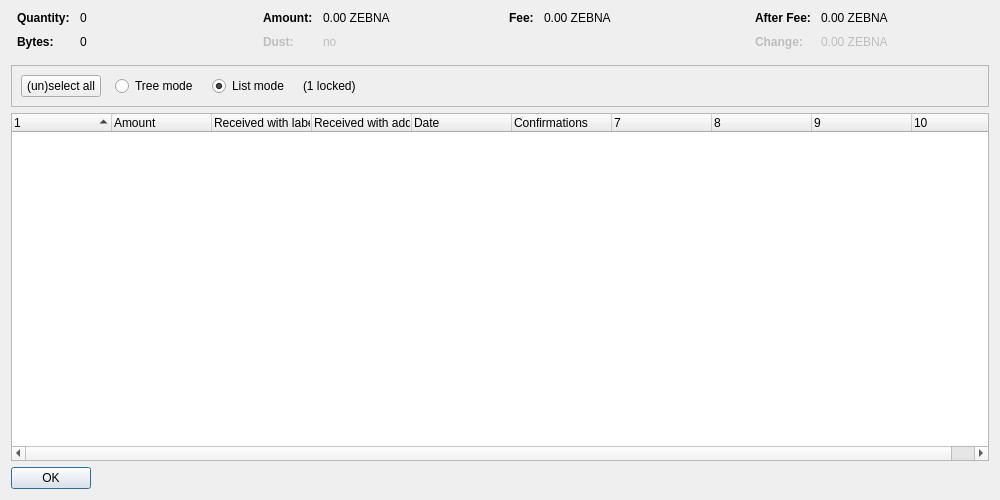
<?xml version="1.0" encoding="UTF-8"?>
<ui version="4.0">
 <class>CoinControlDialog</class>
 <widget class="QDialog" name="CoinControlDialog">
  <property name="geometry">
   <rect>
    <x>0</x>
    <y>0</y>
    <width>1000</width>
    <height>500</height>
   </rect>
  </property>
  <property name="windowTitle">
   <string>Coin Selection</string>
  </property>
  <layout class="QVBoxLayout" name="verticalLayout">
   <item>
    <layout class="QHBoxLayout" name="horizontalLayoutTop" stretch="0,0,0,0">
     <property name="topMargin">
      <number>0</number>
     </property>
     <property name="bottomMargin">
      <number>10</number>
     </property>
     <item>
      <layout class="QFormLayout" name="formLayoutCoinControl1">
       <property name="horizontalSpacing">
        <number>10</number>
       </property>
       <property name="verticalSpacing">
        <number>10</number>
       </property>
       <property name="leftMargin">
        <number>6</number>
       </property>
       <property name="rightMargin">
        <number>6</number>
       </property>
       <item row="0" column="0">
        <widget class="QLabel" name="labelCoinControlQuantityText">
         <property name="font">
          <font>
           <weight>75</weight>
           <bold>true</bold>
          </font>
         </property>
         <property name="text">
          <string>Quantity:</string>
         </property>
        </widget>
       </item>
       <item row="0" column="1">
        <widget class="QLabel" name="labelCoinControlQuantity">
         <property name="cursor">
          <cursorShape>IBeamCursor</cursorShape>
         </property>
         <property name="contextMenuPolicy">
          <enum>Qt::ActionsContextMenu</enum>
         </property>
         <property name="text">
          <string notr="true">0</string>
         </property>
         <property name="textInteractionFlags">
          <set>Qt::LinksAccessibleByMouse|Qt::TextSelectableByKeyboard|Qt::TextSelectableByMouse</set>
         </property>
        </widget>
       </item>
       <item row="1" column="0">
        <widget class="QLabel" name="labelCoinControlBytesText">
         <property name="font">
          <font>
           <weight>75</weight>
           <bold>true</bold>
          </font>
         </property>
         <property name="text">
          <string>Bytes:</string>
         </property>
        </widget>
       </item>
       <item row="1" column="1">
        <widget class="QLabel" name="labelCoinControlBytes">
         <property name="cursor">
          <cursorShape>IBeamCursor</cursorShape>
         </property>
         <property name="contextMenuPolicy">
          <enum>Qt::ActionsContextMenu</enum>
         </property>
         <property name="text">
          <string notr="true">0</string>
         </property>
         <property name="textInteractionFlags">
          <set>Qt::LinksAccessibleByMouse|Qt::TextSelectableByKeyboard|Qt::TextSelectableByMouse</set>
         </property>
        </widget>
       </item>
      </layout>
     </item>
     <item>
      <layout class="QFormLayout" name="formLayoutCoinControl2">
       <property name="horizontalSpacing">
        <number>10</number>
       </property>
       <property name="verticalSpacing">
        <number>10</number>
       </property>
       <property name="leftMargin">
        <number>6</number>
       </property>
       <property name="rightMargin">
        <number>6</number>
       </property>
       <item row="0" column="0">
        <widget class="QLabel" name="labelCoinControlAmountText">
         <property name="font">
          <font>
           <weight>75</weight>
           <bold>true</bold>
          </font>
         </property>
         <property name="text">
          <string>Amount:</string>
         </property>
        </widget>
       </item>
       <item row="0" column="1">
        <widget class="QLabel" name="labelCoinControlAmount">
         <property name="cursor">
          <cursorShape>IBeamCursor</cursorShape>
         </property>
         <property name="contextMenuPolicy">
          <enum>Qt::ActionsContextMenu</enum>
         </property>
         <property name="text">
          <string notr="true">0.00 ZEBNA</string>
         </property>
         <property name="textInteractionFlags">
          <set>Qt::LinksAccessibleByMouse|Qt::TextSelectableByKeyboard|Qt::TextSelectableByMouse</set>
         </property>
        </widget>
       </item>
       <item row="1" column="0">
        <widget class="QLabel" name="labelCoinControlLowOutputText">
         <property name="enabled">
          <bool>false</bool>
         </property>
         <property name="font">
          <font>
           <weight>75</weight>
           <bold>true</bold>
          </font>
         </property>
         <property name="text">
          <string>Dust:</string>
         </property>
        </widget>
       </item>
       <item row="1" column="1">
        <widget class="QLabel" name="labelCoinControlLowOutput">
         <property name="enabled">
          <bool>false</bool>
         </property>
         <property name="cursor">
          <cursorShape>IBeamCursor</cursorShape>
         </property>
         <property name="contextMenuPolicy">
          <enum>Qt::ActionsContextMenu</enum>
         </property>
         <property name="text">
          <string notr="true">no</string>
         </property>
         <property name="textInteractionFlags">
          <set>Qt::LinksAccessibleByMouse|Qt::TextSelectableByKeyboard|Qt::TextSelectableByMouse</set>
         </property>
        </widget>
       </item>
      </layout>
     </item>
     <item>
      <layout class="QFormLayout" name="formLayoutCoinControl3">
       <property name="horizontalSpacing">
        <number>10</number>
       </property>
       <property name="verticalSpacing">
        <number>10</number>
       </property>
       <property name="leftMargin">
        <number>6</number>
       </property>
       <property name="rightMargin">
        <number>6</number>
       </property>
       <item row="0" column="0">
        <widget class="QLabel" name="labelCoinControlFeeText">
         <property name="font">
          <font>
           <weight>75</weight>
           <bold>true</bold>
          </font>
         </property>
         <property name="text">
          <string>Fee:</string>
         </property>
        </widget>
       </item>
       <item row="0" column="1">
        <widget class="QLabel" name="labelCoinControlFee">
         <property name="cursor">
          <cursorShape>IBeamCursor</cursorShape>
         </property>
         <property name="contextMenuPolicy">
          <enum>Qt::ActionsContextMenu</enum>
         </property>
         <property name="text">
          <string notr="true">0.00 ZEBNA</string>
         </property>
         <property name="textInteractionFlags">
          <set>Qt::LinksAccessibleByMouse|Qt::TextSelectableByKeyboard|Qt::TextSelectableByMouse</set>
         </property>
        </widget>
       </item>
      </layout>
     </item>
     <item>
      <layout class="QFormLayout" name="formLayoutCoinControl4">
       <property name="horizontalSpacing">
        <number>10</number>
       </property>
       <property name="verticalSpacing">
        <number>10</number>
       </property>
       <property name="leftMargin">
        <number>6</number>
       </property>
       <property name="rightMargin">
        <number>6</number>
       </property>
       <item row="0" column="0">
        <widget class="QLabel" name="labelCoinControlAfterFeeText">
         <property name="font">
          <font>
           <weight>75</weight>
           <bold>true</bold>
          </font>
         </property>
         <property name="text">
          <string>After Fee:</string>
         </property>
        </widget>
       </item>
       <item row="0" column="1">
        <widget class="QLabel" name="labelCoinControlAfterFee">
         <property name="cursor">
          <cursorShape>IBeamCursor</cursorShape>
         </property>
         <property name="contextMenuPolicy">
          <enum>Qt::ActionsContextMenu</enum>
         </property>
         <property name="text">
          <string notr="true">0.00 ZEBNA</string>
         </property>
         <property name="textInteractionFlags">
          <set>Qt::LinksAccessibleByMouse|Qt::TextSelectableByKeyboard|Qt::TextSelectableByMouse</set>
         </property>
        </widget>
       </item>
       <item row="1" column="0">
        <widget class="QLabel" name="labelCoinControlChangeText">
         <property name="enabled">
          <bool>false</bool>
         </property>
         <property name="font">
          <font>
           <weight>75</weight>
           <bold>true</bold>
          </font>
         </property>
         <property name="text">
          <string>Change:</string>
         </property>
        </widget>
       </item>
       <item row="1" column="1">
        <widget class="QLabel" name="labelCoinControlChange">
         <property name="enabled">
          <bool>false</bool>
         </property>
         <property name="cursor">
          <cursorShape>IBeamCursor</cursorShape>
         </property>
         <property name="contextMenuPolicy">
          <enum>Qt::ActionsContextMenu</enum>
         </property>
         <property name="text">
          <string notr="true">0.00 ZEBNA</string>
         </property>
         <property name="textInteractionFlags">
          <set>Qt::LinksAccessibleByMouse|Qt::TextSelectableByKeyboard|Qt::TextSelectableByMouse</set>
         </property>
        </widget>
       </item>
      </layout>
     </item>
    </layout>
   </item>
   <item>
    <widget class="QFrame" name="frame">
     <property name="minimumSize">
      <size>
       <width>0</width>
       <height>40</height>
      </size>
     </property>
     <property name="frameShape">
      <enum>QFrame::StyledPanel</enum>
     </property>
     <property name="frameShadow">
      <enum>QFrame::Sunken</enum>
     </property>
     <layout class="QHBoxLayout" name="horizontalLayout">
      <item>
       <layout class="QHBoxLayout" name="horizontalLayoutPanel" stretch="0,0,0,0,0">
        <property name="spacing">
         <number>14</number>
        </property>
        <item>
         <widget class="QPushButton" name="pushButtonSelectAll">
          <property name="sizePolicy">
           <sizepolicy hsizetype="Maximum" vsizetype="Fixed">
            <horstretch>0</horstretch>
            <verstretch>0</verstretch>
           </sizepolicy>
          </property>
          <property name="text">
           <string>(un)select all</string>
          </property>
          <property name="autoDefault">
           <bool>false</bool>
          </property>
         </widget>
        </item>
        <item>
         <widget class="QRadioButton" name="radioTreeMode">
          <property name="sizePolicy">
           <sizepolicy hsizetype="Maximum" vsizetype="Fixed">
            <horstretch>0</horstretch>
            <verstretch>0</verstretch>
           </sizepolicy>
          </property>
          <property name="text">
           <string>Tree mode</string>
          </property>
         </widget>
        </item>
        <item>
         <widget class="QRadioButton" name="radioListMode">
          <property name="sizePolicy">
           <sizepolicy hsizetype="Maximum" vsizetype="Fixed">
            <horstretch>0</horstretch>
            <verstretch>0</verstretch>
           </sizepolicy>
          </property>
          <property name="text">
           <string>List mode</string>
          </property>
          <property name="checked">
           <bool>true</bool>
          </property>
         </widget>
        </item>
        <item>
         <widget class="QLabel" name="labelLocked">
          <property name="text">
           <string notr="true">(1 locked)</string>
          </property>
         </widget>
        </item>
        <item>
         <spacer name="horizontalSpacer">
          <property name="orientation">
           <enum>Qt::Horizontal</enum>
          </property>
          <property name="sizeHint" stdset="0">
           <size>
            <width>40</width>
            <height>20</height>
           </size>
          </property>
         </spacer>
        </item>
       </layout>
      </item>
     </layout>
    </widget>
   </item>
   <item>
    <widget class="CoinControlTreeWidget" name="treeWidget">
     <property name="contextMenuPolicy">
      <enum>Qt::CustomContextMenu</enum>
     </property>
     <property name="sortingEnabled">
      <bool>false</bool>
     </property>
     <property name="columnCount">
      <number>10</number>
     </property>
     <attribute name="headerShowSortIndicator" stdset="0">
      <bool>true</bool>
     </attribute>
     <attribute name="headerStretchLastSection">
      <bool>false</bool>
     </attribute>
     <column>
      <property name="text">
       <string/>
      </property>
     </column>
     <column>
      <property name="text">
       <string>Amount</string>
      </property>
     </column>
     <column>
      <property name="text">
       <string>Received with label</string>
      </property>
     </column>
     <column>
      <property name="text">
       <string>Received with address</string>
      </property>
     </column>
     <column>
      <property name="text">
       <string>Date</string>
      </property>
     </column>
     <column>
      <property name="text">
       <string>Confirmations</string>
      </property>
      <property name="toolTip">
       <string>Confirmed</string>
      </property>
     </column>
     <column>
      <property name="text">
       <string/>
      </property>
     </column>
     <column>
      <property name="text">
       <string/>
      </property>
     </column>
     <column>
      <property name="text">
       <string/>
      </property>
     </column>
     <column>
      <property name="text">
       <string/>
      </property>
     </column>
    </widget>
   </item>
   <item>
    <widget class="QDialogButtonBox" name="buttonBox">
     <property name="sizePolicy">
      <sizepolicy hsizetype="Maximum" vsizetype="Fixed">
       <horstretch>0</horstretch>
       <verstretch>0</verstretch>
      </sizepolicy>
     </property>
     <property name="orientation">
      <enum>Qt::Horizontal</enum>
     </property>
     <property name="standardButtons">
      <set>QDialogButtonBox::Ok</set>
     </property>
    </widget>
   </item>
  </layout>
 </widget>
 <customwidgets>
  <customwidget>
   <class>CoinControlTreeWidget</class>
   <extends>QTreeWidget</extends>
   <header>qt/coincontroltreewidget.h</header>
  </customwidget>
 </customwidgets>
 <resources/>
 <connections/>
</ui>
